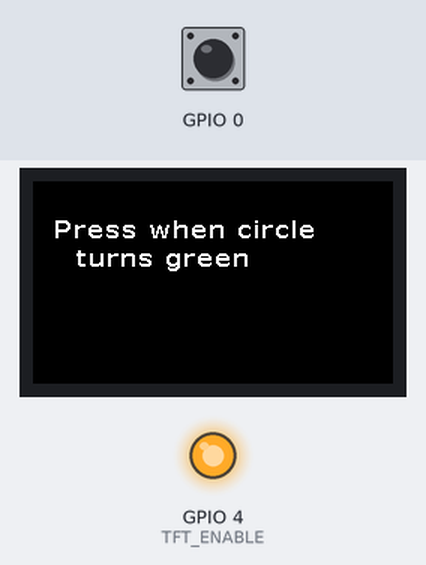
Bench run of a sketch on a simulated ESP32. Parts: 240×135 colour display, output pins drawn as LEDs (lit = HIGH). Inputs (shaded band) come from the test bench; at power-on: GPIO 0 HIGH. Random numbers use the default seed unless the sketch sets one.

Above: at 2.3 s.
2.4 s: GPIO 0 pulled LOW for 0.15 s
At 3.2 s:
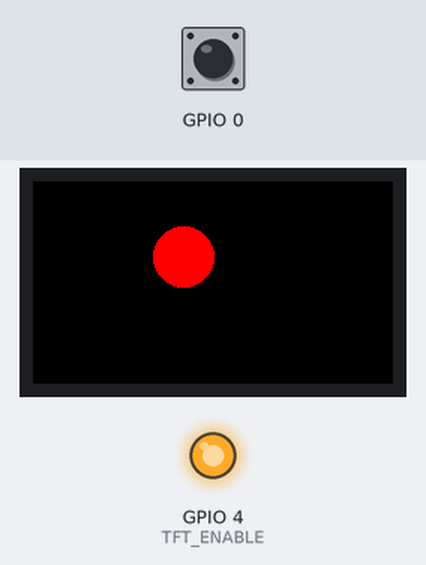
5.5 s: GPIO 0 pulled LOW for 1 s
At 6.1 s:
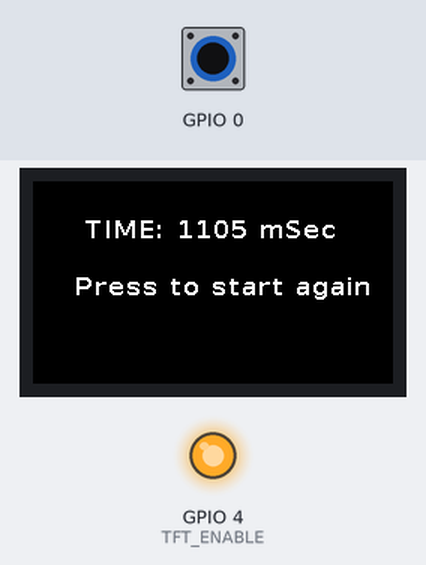
8.0 s: GPIO 0 pulled LOW for 0.15 s
At 8.11 s:
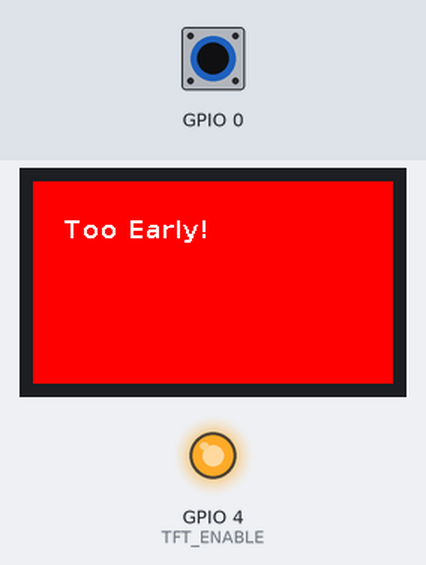
9.6 s: GPIO 0 pulled LOW for 3.2 s
Timing chart, 0 to 12.6 s (numbered marks = the images above; inputs shaded):
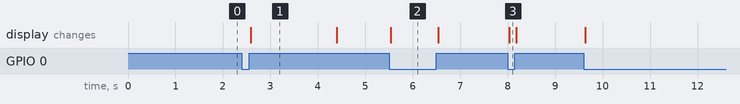

The sketch:

ReactionTimer.ino
```cpp
/*
 Name:		ReactionTimer.ino
 Created:	12/24/2020 8:45:46 PM
 Author:	Martin Nohr
*/
#include <TFT_eSPI.h> // Hardware-specific library
#include <SPI.h>
#include "font.h"

TFT_eSPI tft = TFT_eSPI();       // Invoke custom library

#define TFT_GREY 0x5AEB
#define TFT_ENABLE 4

//#include <Fonts/GFXFF/gfxfont.h>

void setup()
{
    pinMode(0, INPUT_PULLUP);
    pinMode(TFT_ENABLE, OUTPUT);
    digitalWrite(TFT_ENABLE, 1);
    Serial.begin(115200);
    while (!Serial)
        continue;
    tft.init();
    tft.fillScreen(TFT_BLACK);
    tft.setTextColor(TFT_WHITE, TFT_BLACK); // Set the font colour AND the background colour
    tft.setCursor(0, 0);
    tft.setFreeFont(&Dialog_bold_16);
    tft.setRotation(1);
	tft.setTextWrap(false, false);
    tft.setCursor(0, tft.fontHeight());
    tft.println("");
    tft.println("  Press when circle");
    tft.println("    turns green");
    delay(1000);
}

void loop()
{
    static int state = 0;
    static bool lastBtn0 = true;
    bool btn0 = digitalRead(0);
	static unsigned long start = 0;
    static int randomtime = 0;
    switch (state) {
    case 0: // wait for btn0
        if (!btn0) {
            state = 1;
        }
        break;
    case 1: // wait for release
        if (btn0) {
            state = 2;
        }
        break;
    case 2: // draw the red button
        tft.fillScreen(TFT_BLACK);
        tft.fillCircle(100, 50, 20, TFT_RED);
        state = 3;
        start = millis();
        randomtime = random(1000, 5000);
        break;
    case 3: // wait for random time
        if (millis() > start + randomtime) {
            tft.fillCircle(100, 50, 20, TFT_GREEN);
            start = millis();
            state = 4;
        }
        else {
            if (!btn0) {
                state = 5;
            }
        }
        break;
    case 4: // wait for button press
        if (!btn0) {
            unsigned long final = millis();
            tft.fillScreen(TFT_BLACK);
            state = 6;
            //tft.setRotation(0);
			tft.setCursor(0, tft.fontHeight());
            tft.println("");
            tft.println("     TIME: " + String(final - start) + " mSec");
            tft.println("\n    Press to start again");
            delay(500);
        }
        break;
    case 5: // cheat
        tft.fillScreen(TFT_RED);
        state = 0;
        tft.setCursor(0, tft.fontHeight());
        tft.println("");
        tft.println("   Too Early!");
        break;
    case 6: // ready to start again
        if (!btn0) {
            state = 0;
        }
        break;
    default:
        state = 0;
        break;
    }
}
```

Source omitted: font.h (data table, 45517 bytes)

Measured:
- after the input at 2.4 s, the display: changes after 0.19 s (image 1)
- after the input at 5.5 s, the display: changes at once (image 2)
- after the input at 8.0 s, the display: changes at once (image 3)
- what the display in image 1 shows lasts 1.8 s, from 2.6 s to 4.4 s
